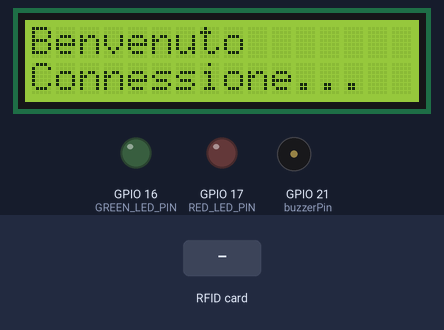
Simulated run of this sketch. Board: ESP32. Shown: 16×2 character LCD, output pins drawn as LEDs (lit = HIGH), buzzer (waves = sounding). Inputs (shaded band) come from the test bench. WiFi joins after 1.5 s; servers stay silent unless stated; uploads are accepted with an empty reply.

Above: at 0.7 s.
At 1.7 s:
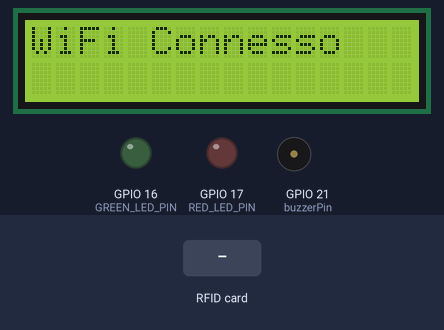
4.9 s: RFID card 5E 7A 19 C4 held to the reader
At 7.4 s:
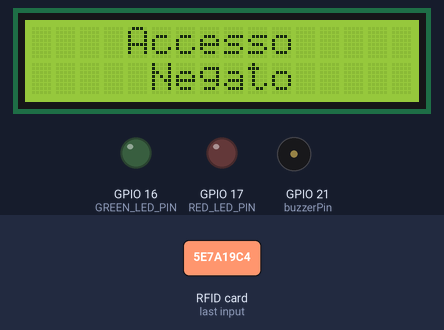
8.8 s: RFID card 5E 7A 19 C4 held to the reader
At 14.0 s:
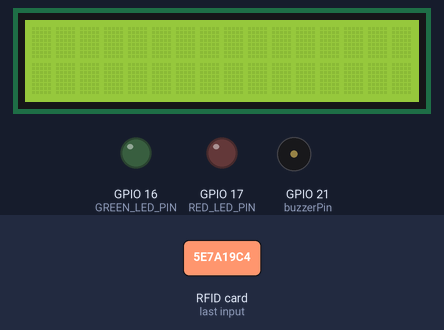
Timing chart, 0 to 15.5 s (numbered marks = the images above; inputs shaded):
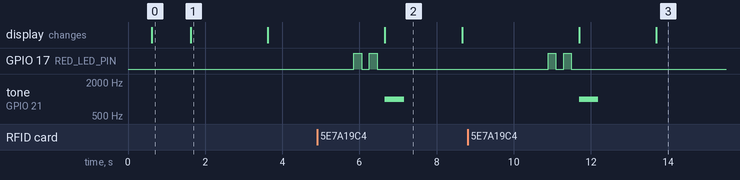

The sketch:

Controllo_accessi_esp32_con_display_e_buzzer.ino
```cpp
#include <MFRC522.h>
#include <LiquidCrystal.h>
#include <WiFi.h>
#include <WiFiClientSecure.h>
#include <HTTPClient.h>
#include <ArduinoJson.h>

#define GREEN_LED_PIN 16
#define RED_LED_PIN 17

// Modulo RFID
#define SS_PIN  5
#define RST_PIN 32

MFRC522 rfid(SS_PIN, RST_PIN);
LiquidCrystal lcd(4, 22, 25, 26, 27, 33);

int buzzerPin = 21;

const char* ssid = "TIM-19704933 2.4";
const char* password = "Lqg5J6oXJzcZhxfmUAtG2KFu";
const char* serverUrl = "https://192.168.1.173:8000/blockchain/check_uid/";

WiFiClientSecure client;

void setup() {
  lcd.begin(16, 2);
  lcd.print("Benvenuto");
  SPI.begin();
  rfid.PCD_Init();
  pinMode(GREEN_LED_PIN, OUTPUT);
  pinMode(RED_LED_PIN, OUTPUT);
  pinMode(buzzerPin, OUTPUT);

  //  Connessione WiFi
  WiFi.begin(ssid, password);
  while (WiFi.status() != WL_CONNECTED) {
    delay(500);
    lcd.setCursor(0, 1);
    lcd.print("Connessione...");
  }
  lcd.clear();
  lcd.print("WiFi Connesso");
  delay(2000);
  lcd.clear();

  //  Carica il certificato SSL
  client.setInsecure(); //client.setCACert(root_ca);
}

void loop() {
  if (rfid.PICC_IsNewCardPresent() && rfid.PICC_ReadCardSerial()) {
    String uid = getUID();
    if (checkUID(uid)) {
      blinkLed(GREEN_LED_PIN, 2000, 1);
      lcd.setCursor(4, 0);
      lcd.print("Accesso");
      lcd.setCursor(3, 1);
      lcd.print("Consentito");
    } else {
      blinkLed(RED_LED_PIN, 400, 2);
      lcd.setCursor(4, 0);
      lcd.print("Accesso");
      lcd.setCursor(5, 1);
      lcd.print("Negato");
      tone(buzzerPin, 1000, 500);
    }
  }
  delay(2000);
  lcd.clear();
}

String getUID() {
  String uid = "";
  for (int i = 0; i < rfid.uid.size; i++) {
    uid += rfid.uid.uidByte[i] < 0x10 ? "0" : "";
    uid += String(rfid.uid.uidByte[i], HEX);
  }
  rfid.PICC_HaltA();
  return uid;
}

bool checkUID(String uid) {
  if (WiFi.status() != WL_CONNECTED) {
    lcd.setCursor(0, 1);
    lcd.print("WiFi disconnesso");
    return false;
  }

  HTTPClient https;
  https.begin(client, serverUrl);
  https.addHeader("Content-Type", "application/json");

  String jsonPayload = "{\"uid\": \"" + uid + "\"}";
  int httpResponseCode = https.POST(jsonPayload);

  if (httpResponseCode > 0) {
    String response = https.getString();
    https.end();

    DynamicJsonDocument doc(1024);
    DeserializationError error = deserializeJson(doc, response);
    if (error) return false;

    return doc["access"];
  } else {
    https.end();
    return false;
  }
}

void blinkLed(int led, int duration, int repeat) {
  for (int i = 0; i < repeat; i++) {
    digitalWrite(led, HIGH);
    delay(duration / 2);
    digitalWrite(led, LOW);
    delay(duration / 2);
  }
}
```

Measured:
- after the input at 4.9 s, GPIO 17 (RED_LED_PIN): alternates HIGH for 0.20 s and LOW for 0.20 s, 4 changes in all, then stays LOW, starting after 0.96 s; tone on GPIO 21 (buzzerPin): silent → 1000 Hz after 1.8 s, → silent 0.50 s later; the display: changes after 1.8 s (image 2)
- after the input at 8.8 s, GPIO 17 (RED_LED_PIN): alternates HIGH for 0.20 s and LOW for 0.20 s, 4 changes in all, then stays LOW, starting after 2.1 s; tone on GPIO 21 (buzzerPin): silent → 1000 Hz after 2.9 s, → silent 0.50 s later; the display: first changes after 2.9 s (image 3 shows a later state)
- what the display in image 0 shows lasts 1.0 s, from 0.6 s to 1.6 s
- what the display in image 1 shows lasts 2.0 s, from 1.6 s to 3.6 s
